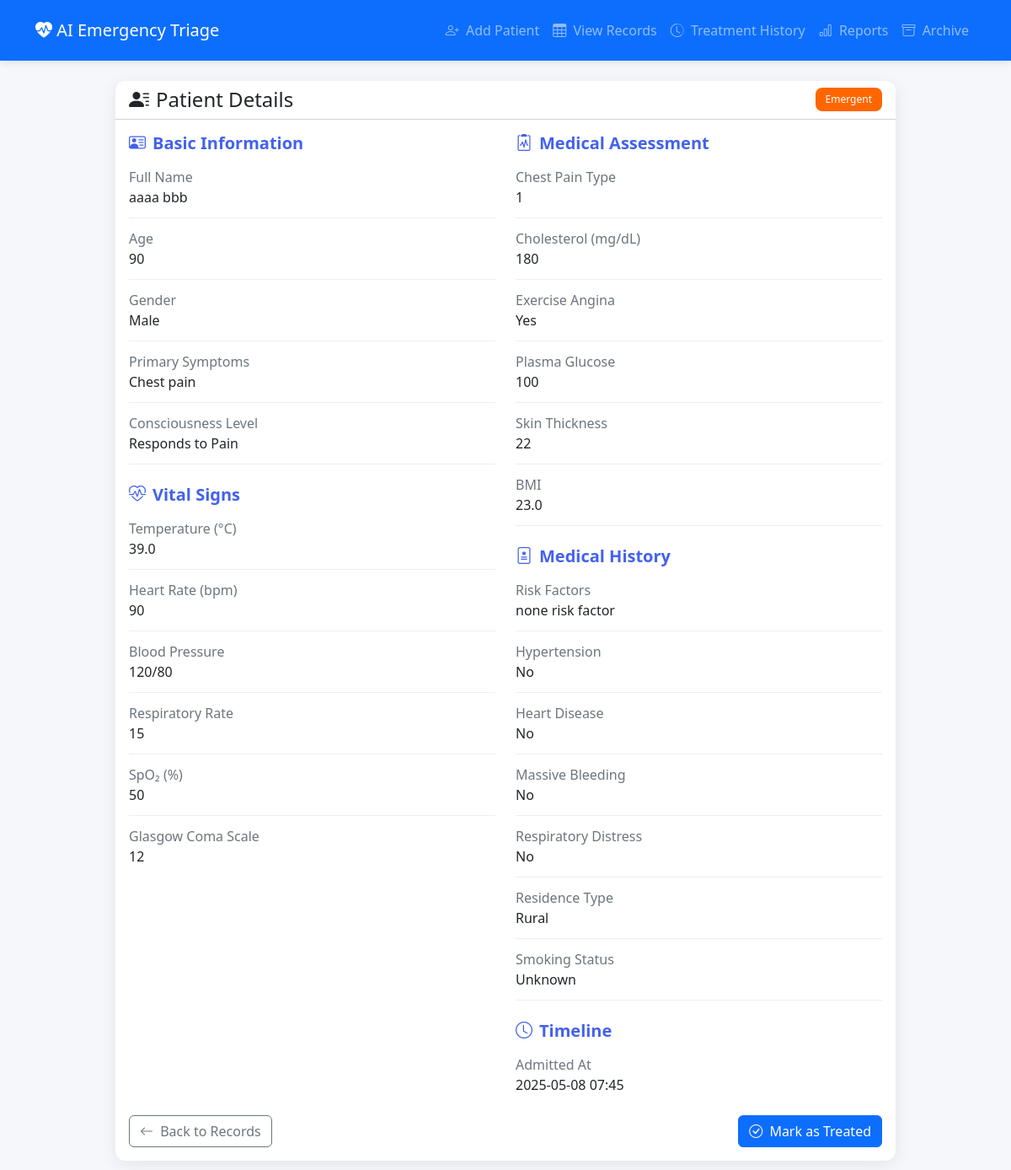
/patient/5, run on the app's committed database.
### app.py (models this page shows)
class Patient(db.Model):
    id = db.Column(db.Integer, primary_key=True)
    name = db.Column(db.String(100), nullable=False)
    age = db.Column(db.Integer, nullable=False)
    gender = db.Column(db.Integer, nullable=False)
    symptoms = db.Column(db.String(200), nullable=False)
    severity = db.Column(db.String(50), nullable=False)
    score = db.Column(db.Float, nullable=False)
    timestamp = db.Column(db.DateTime, default=datetime.utcnow)
    treated = db.Column(db.Boolean, default=False, nullable=False)
    treated_at = db.Column(db.DateTime)
    temperature = db.Column(db.Float)
    heart_rate = db.Column(db.Integer)
    blood_pressure = db.Column(db.String(20))
    respiratory_rate = db.Column(db.Integer)
    spo2 = db.Column(db.Integer)
    glasgow = db.Column(db.Integer)
    consciousness = db.Column(db.String(50))
    chest_pain_type = db.Column(db.Integer)
    cholesterol = db.Column(db.Integer)
    exercise_angina = db.Column(db.Integer)
    plasma_glucose = db.Column(db.Integer)
    skin_thickness = db.Column(db.Integer)
    bmi = db.Column(db.Float)
    risk_factors = db.Column(db.String(200))
    hypertension = db.Column(db.Integer)
    heart_disease = db.Column(db.Integer)
    massive_bleeding = db.Column(db.Integer)
    respiratory_distress = db.Column(db.Integer)
    residence_type = db.Column(db.String(50))
    smoking_status = db.Column(db.String(50))

### app.py (the view)
@app.route('/patient/<int:patient_id>')
def patient_details(patient_id):
    patient = Patient.query.get_or_404(patient_id)
    return render_template('patient_details.html', patient=patient)

### templates/patient_details.html (shortened to what this page needs)
<!DOCTYPE html>
<html lang="en">
<head>
    <link href="https://cdn.jsdelivr.net/npm/bootstrap@5.3.3/dist/css/bootstrap.min.css" rel="stylesheet">
    <link rel="stylesheet" href="https://cdn.jsdelivr.net/npm/bootstrap-icons@1.11.1/font/bootstrap-icons.css">
</head>
<body>
    <nav class="navbar navbar-expand-lg navbar-dark bg-primary mb-4">
        <div class="container">
            <a class="navbar-brand" href="/">
                <i class="bi bi-heart-pulse-fill"></i> AI Emergency Triage
            </a>
            <div class="collapse navbar-collapse" id="navbarNav">
                <div class="navbar-nav ms-auto">
                    <a class="nav-link" href="/"><i class="bi bi-person-plus me-1"></i> Add Patient</a>
                    <a class="nav-link" href="/records"><i class="bi bi-table me-1"></i> View Records</a>
                    <a class="nav-link" href="/history"><i class="bi bi-clock-history me-1"></i> Treatment History</a>
                    <a class="nav-link" href="/reports"><i class="bi bi-bar-chart me-1"></i> Reports</a>
                    <a class="nav-link" href="/archive"><i class="bi bi-archive me-1"></i> Archive</a>
                </div>
            </div>
        </div>
    </nav>
    <div class="container">
        <div class="row justify-content-center">
            <div class="col-lg-10">
                <div class="card">
                    <div class="card-header bg-white d-flex justify-content-between align-items-center">
                        <h4 class="mb-0"><i class="bi bi-person-lines-fill me-2"></i>Patient Details</h4>
                        <span class="badge
                            {% if patient.severity == 'Resuscitation' %}badge-resuscitation
                            {% elif patient.severity == 'Emergent' %}badge-emergent
                            {% elif patient.severity == 'Urgent' %}badge-urgent
                            {% elif patient.severity == 'Less Urgent' %}badge-less-urgent
                            {% elif patient.severity == 'Non-Urgent' %}badge-non-urgent{% endif %}">
                            {{ patient.severity }}
                        </span>
                    </div>
                    <div class="card-body">
                        <div class="row">
                            <div class="col-md-6">
                                <h5 class="section-title"><i class="bi bi-person-vcard me-2"></i>Basic Information</h5>
                                <div class="detail-item">
                                    <div class="detail-label">Full Name</div>
                                    <div class="detail-value">{{ patient.name }}</div>
                                </div>
                                <div class="detail-item">
                                    <div class="detail-label">Age</div>
                                    <div class="detail-value">{{ patient.age }}</div>
                                </div>
                                <div class="detail-item">
                                    <div class="detail-label">Gender</div>
                                    <div class="detail-value">{% if patient.gender == 0 %}Male{% else %}Female{% endif %}</div>
                                </div>
                                <div class="detail-item">
                                    <div class="detail-label">Primary Symptoms</div>
                                    <div class="detail-value">{{ patient.symptoms }}</div>
                                </div>
                                <div class="detail-item">
                                    <div class="detail-label">Consciousness Level</div>
                                    <div class="detail-value">{{ patient.consciousness }}</div>
                                </div>
                                <h5 class="section-title mt-4"><i class="bi bi-heart-pulse me-2"></i>Vital Signs</h5>
                                <div class="detail-item">
                                    <div class="detail-label">Temperature (°C)</div>
                                    <div class="detail-value">{{ patient.temperature }}</div>
                                </div>
                                <div class="detail-item">
                                    <div class="detail-label">Heart Rate (bpm)</div>
                                    <div class="detail-value">{{ patient.heart_rate }}</div>
                                </div>
                                <div class="detail-item">
                                    <div class="detail-label">Blood Pressure</div>
                                    <div class="detail-value">{{ patient.blood_pressure }}</div>
                                </div>
                                <div class="detail-item">
                                    <div class="detail-label">Respiratory Rate</div>
                                    <div class="detail-value">{{ patient.respiratory_rate }}</div>
                                </div>
                                <div class="detail-item">
                                    <div class="detail-label">SpO₂ (%)</div>
                                    <div class="detail-value">{{ patient.spo2 }}</div>
                                </div>
                                <div class="detail-item">
                                    <div class="detail-label">Glasgow Coma Scale</div>
                                    <div class="detail-value">{{ patient.glasgow }}</div>
                                </div>
                            </div>
                            <div class="col-md-6">
                                <h5 class="section-title"><i class="bi bi-clipboard2-pulse me-2"></i>Medical Assessment</h5>
                                <div class="detail-item">
                                    <div class="detail-label">Chest Pain Type</div>
                                    <div class="detail-value">{{ patient.chest_pain_type }}</div>
                                </div>
                                <div class="detail-item">
                                    <div class="detail-label">Cholesterol (mg/dL)</div>
                                    <div class="detail-value">{{ patient.cholesterol }}</div>
                                </div>
                                <div class="detail-item">
                                    <div class="detail-label">Exercise Angina</div>
                                    <div class="detail-value">{% if patient.exercise_angina == 0 %}No{% else %}Yes{% endif %}</div>
                                </div>
                                <div class="detail-item">
                                    <div class="detail-label">Plasma Glucose</div>
                                    <div class="detail-value">{{ patient.plasma_glucose }}</div>
                                </div>
                                <div class="detail-item">
                                    <div class="detail-label">Skin Thickness</div>
                                    <div class="detail-value">{{ patient.skin_thickness }}</div>
                                </div>
                                <div class="detail-item">
                                    <div class="detail-label">BMI</div>
                                    <div class="detail-value">{{ patient.bmi }}</div>
                                </div>
                                <h5 class="section-title mt-4"><i class="bi bi-file-medical me-2"></i>Medical History</h5>
                                <div class="detail-item">
                                    <div class="detail-label">Risk Factors</div>
                                    <div class="detail-value">{{ patient.risk_factors }}</div>
                                </div>
                                <div class="detail-item">
                                    <div class="detail-label">Hypertension</div>
                                    <div class="detail-value">{% if patient.hypertension == 0 %}No{% else %}Yes{% endif %}</div>
                                </div>
                                <div class="detail-item">
                                    <div class="detail-label">Heart Disease</div>
                                    <div class="detail-value">{% if patient.heart_disease == 0 %}No{% else %}Yes{% endif %}</div>
                                </div>
                                <div class="detail-item">
                                    <div class="detail-label">Massive Bleeding</div>
                                    <div class="detail-value">{% if patient.massive_bleeding == 0 %}No{% else %}Yes{% endif %}</div>
                                </div>
                                <div class="detail-item">
                                    <div class="detail-label">Respiratory Distress</div>
                                    <div class="detail-value">{% if patient.respiratory_distress == 0 %}No{% else %}Yes{% endif %}</div>
                                </div>
                                <div class="detail-item">
                                    <div class="detail-label">Residence Type</div>
                                    <div class="detail-value">{{ patient.residence_type }}</div>
                                </div>
                                <div class="detail-item">
                                    <div class="detail-label">Smoking Status</div>
                                    <div class="detail-value">{{ patient.smoking_status }}</div>
                                </div>
                                <h5 class="section-title mt-4"><i class="bi bi-clock me-2"></i>Timeline</h5>
                                <div class="detail-item">
                                    <div class="detail-label">Admitted At</div>
                                    <div class="detail-value">{{ patient.timestamp.strftime('%Y-%m-%d %H:%M') }}</div>
                                </div>
                            </div>
                        </div>
                        <div class="d-flex justify-content-between mt-4">
                            <a href="{% if patient.treated %}/history{% else %}/records{% endif %}" class="btn btn-outline-secondary">
                                <i class="bi bi-arrow-left me-1"></i> Back to {% if patient.treated %}History{% else %}Records{% endif %}
                            </a>
                            {% if not patient.treated %}
                            <button class="btn btn-primary" id="markTreatedBtn">
                                <i class="bi bi-check-circle me-1"></i> Mark as Treated
                            </button>
                            {% endif %}
                        </div>
                    </div>
                </div>
            </div>
        </div>
    </div>
</body>
</html>

### templates/patient_details.html (style rules this page uses)
:root { --primary-color: #4361ee; --primary-hover: #3a56d4; --secondary-color: #f8f9fa; --card-shadow: 0 4px 20px rgba(0, 0, 0, 0.08); --border-radius: 12px; }
body { background-color: #f5f7fb; font-family: 'Segoe UI', Roboto, 'Helvetica Neue', sans-serif; }
.badge-emergent { background-color: #ff6600; color: white; }
.navbar { box-shadow: 0 2px 10px rgba(0, 0, 0, 0.1); padding: 1rem 0; }
.card { border-radius: var(--border-radius); box-shadow: var(--card-shadow); border: none; margin-bottom: 1.5rem; }
.card-header { border-radius: var(--border-radius) var(--border-radius) 0 0 !important; }
.badge { font-weight: 500; padding: 0.5rem 0.75rem; border-radius: 8px; }
.detail-item { margin-bottom: 0.75rem; padding-bottom: 0.75rem; border-bottom: 1px solid #eee; }
.detail-item:last-child { border-bottom: none; margin-bottom: 0; padding-bottom: 0; }
.detail-label { font-weight: 500; color: #6c757d; }
.detail-value { font-weight: 400; }
.section-title { color: var(--primary-color); font-weight: 600; margin-bottom: 1rem; }

### data on the page
Patient: severity "Emergent", name "aaaa bbb", age "90", symptoms "Chest pain", consciousness "Responds to Pain", temperature "39.0", heart_rate "90", blood_pressure "120/80", respiratory_rate "15", spo2 "50", glasgow "12", chest_pain_type "1", cholesterol "180", plasma_glucose "100", skin_thickness "22", bmi "23.0", risk_factors "none risk factor", residence_type "Rural", smoking_status "Unknown", timestamp "2025-05-08 07:45"
